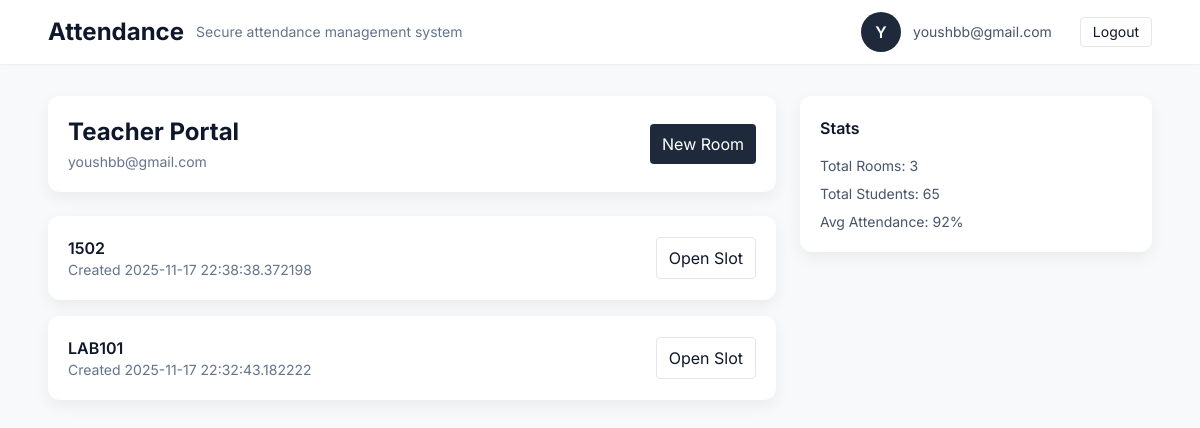
The page /teacher/rooms (signed in) on the database its author committed.
### app/models.py (models this page shows, shortened)
class User(db.Model, UserMixin):
    __tablename__ = "users"
    id = db.Column(db.Integer, primary_key=True)
    name = db.Column(db.String(200))
    email = db.Column(db.String(255), unique=True, index=True, nullable=False)
    role = db.Column(db.String(50), default="student")   # student | teacher | admin
    is_banned = db.Column(db.Boolean, default=False)
    device_fingerprint = db.Column(db.String(500))
    created_at = db.Column(db.DateTime, default=datetime.utcnow)
    last_login = db.Column(db.DateTime)
    last_active_at = db.Column(db.DateTime)
    attendance_records = db.relationship("AttendanceRecord", backref="student", lazy=True)
    def is_teacher(self):
        return self.role == "teacher"

class Room(db.Model):
    __tablename__ = "rooms"
    id = db.Column(db.Integer, primary_key=True)
    name = db.Column(db.String(200), nullable=False)
    created_by = db.Column(db.Integer, db.ForeignKey("users.id"), nullable=False)
    created_at = db.Column(db.DateTime, default=datetime.utcnow)
    slots = db.relationship("AttendanceSlot", backref="room", lazy=True)

### app/teacher.py (the view)
@teacher_bp.route("/rooms")
def rooms():
    rooms = Room.query.filter_by(created_by=current_user.id).order_by(Room.created_at.desc()).all()
    return render_template("teacher/rooms.html", rooms=rooms)

### app/teacher.py (called while the page is built)
@teacher_bp.before_request
def ensure_teacher():
    if not current_user.is_authenticated:
        return redirect(url_for("auth.login"))
    if not (current_user.is_teacher() or current_user.is_admin()):
        flash("Teacher access required", "danger")
        return redirect(url_for("main.dashboard"))

### app/templates/teacher/rooms.html
{% extends 'base.html' %}
{% block content %}
<div class="grid grid-cols-1 lg:grid-cols-3 gap-6">
  <div class="lg:col-span-2">
    <div class="card flex items-center justify-between">
      <div>
        <h2 class="text-2xl font-bold">Teacher Portal</h2>
        <div class="text-sm text-slate-500 mt-1">{{ current_user.email }}</div>
      </div>
      <a href="{{ url_for('teacher.create_room') }}" class="px-3 py-2 btn-primary rounded">New Room</a>
    </div>
    <div class="mt-6 space-y-4">
      {% for r in rooms %}
      <div class="card flex items-center justify-between">
        <div>
          <div class="font-semibold">{{ r.name }}</div>
          <div class="text-sm text-slate-500">Created {{ r.created_at }}</div>
        </div>
        <div class="flex items-center gap-3">
          <a href="{{ url_for('teacher.open_slot') }}" class="px-3 py-2 border rounded">Open Slot</a>
        </div>
      </div>
      {% else %}
        <div class="card">No rooms yet.</div>
      {% endfor %}
    </div>
  </div>
  <div>
    <div class="card">
      <h4 class="font-semibold">Stats</h4>
      <div class="mt-4 space-y-2 text-sm text-slate-600">
        <div>Total Rooms: 3</div>
        <div>Total Students: 65</div>
        <div>Avg Attendance: 92%</div>
      </div>
    </div>
  </div>
</div>
{% endblock %}

### app/templates/base.html (shortened to what this page needs)
<!doctype html>
<html>
<head>
  <script src="https://cdn.tailwindcss.com"></script>
</head>
<body>
  <nav class="bg-white shadow-sm">
    <div class="max-w-6xl mx-auto px-6 py-3 flex items-center justify-between">
      <div class="flex items-center space-x-3">
        <div class="text-2xl font-bold">Attendance</div>
        <div class="text-sm text-slate-500">Secure attendance management system</div>
      </div>
      <div>
        {% if current_user.is_authenticated %}
          <div class="flex items-center gap-3">
            <div class="w-10 h-10 bg-[#1E293B] text-white rounded-full flex items-center justify-center font-semibold">
              {{ current_user.name.split(' ')[0][:1] }}{{ (current_user.name.split(' ')[1][:1] if current_user.name.split(' ')|length>1 else '') }}
            </div>
            <div class="text-sm text-slate-600">{{ current_user.email }}</div>
            <a href="{{ url_for('auth.logout') }}"
               class="ml-4 border px-3 py-1 rounded text-sm hover:bg-slate-100">
               Logout
            </a>
          </div>
        {% else %}
          <a href="{{ url_for('auth.login') }}" class="px-4 py-2 btn-primary rounded">Sign in</a>
        {% endif %}
      </div>
    </div>
  </nav>
  <main class="max-w-6xl mx-auto mt-8 px-6">
    {% block content %}{% endblock %}
  </main>
</body>
</html>

### app/templates/base.html (style rules this page uses)
:root { --cyan:#14B8A6; --navy:#1E293B; --danger:#EF4444; }
body { font-family: 'Inter', system-ui, -apple-system, "Segoe UI", Roboto, "Helvetica Neue", Arial; background: #F8F9FA; color: #0F172A; }
.card { background: white; border-radius: 12px; box-shadow: 0 6px 16px rgba(15,23,40,0.06); padding: 20px; }
.btn-primary { background: var(--navy); color: white; }

### rows shown on the page
User: name "Y", email "youshbb@gmail.com"
Room: name "1502", created_at "2025-11-17 22:38:38.372198"
Room: name "LAB101", created_at "2025-11-17 22:32:43.182222"
